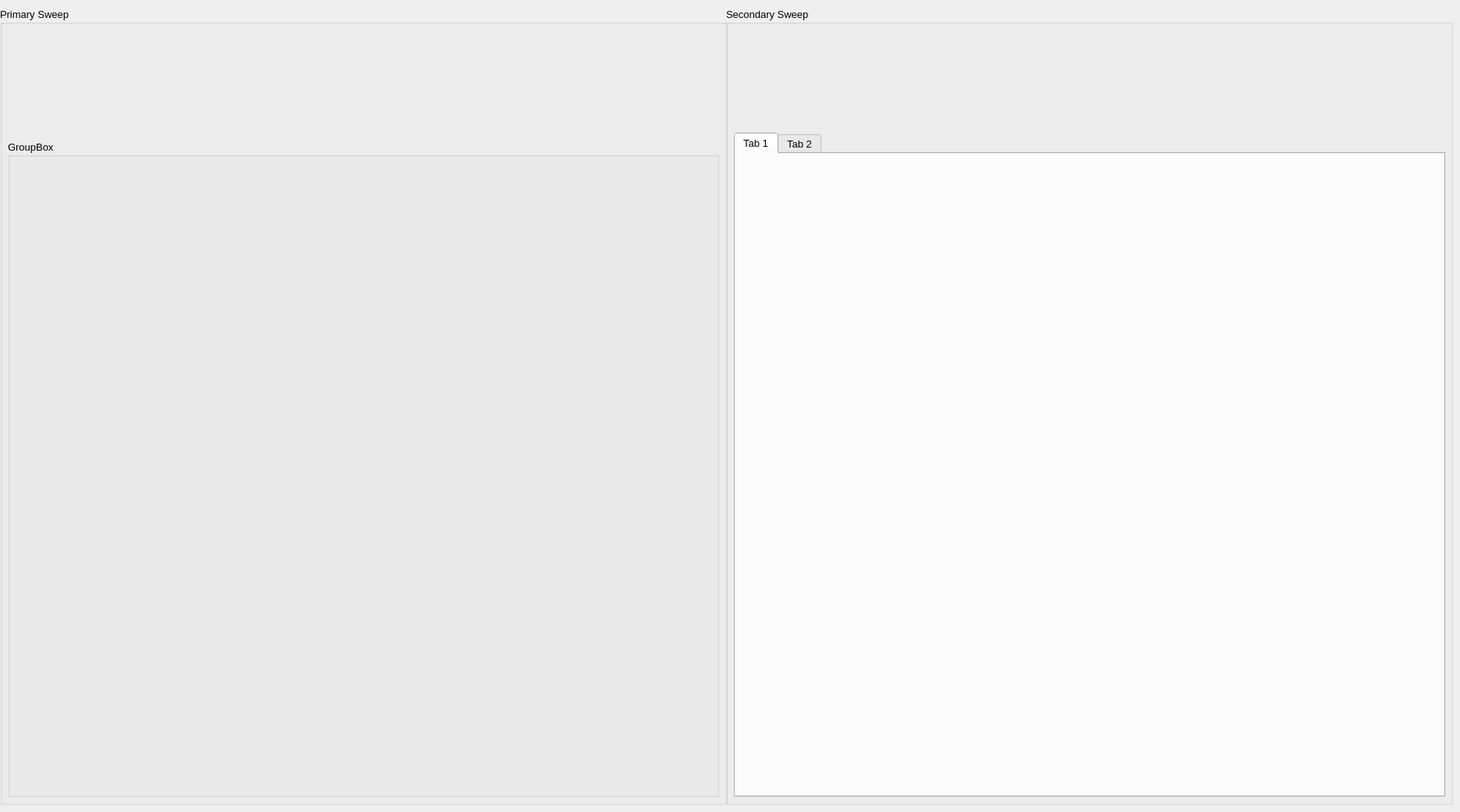
          <widget class="QWidget" name="tab_2">
           <attribute name="title">
            <string>Scan</string>
           </attribute>
           <widget class="QGroupBox" name="groupBox_primary_sweep_2">
            <property name="geometry">
             <rect>
              <x>0</x>
              <y>10</y>
              <width>931</width>
              <height>1021</height>
             </rect>
            </property>
            <property name="font">
             <font>
              <pointsize>10</pointsize>
             </font>
            </property>
            <property name="title">
             <string>Primary Sweep</string>
            </property>
            <widget class="QGroupBox" name="groupBox">
             <property name="geometry">
              <rect>
               <x>10</x>
               <y>170</y>
               <width>911</width>
               <height>841</height>
              </rect>
             </property>
             <property name="title">
              <string>GroupBox</string>
             </property>
            </widget>
           </widget>
           <widget class="QGroupBox" name="groupBox_secondary_sweep_2">
            <property name="geometry">
             <rect>
              <x>930</x>
              <y>10</y>
              <width>931</width>
              <height>1021</height>
             </rect>
            </property>
            <property name="font">
             <font>
              <pointsize>10</pointsize>
             </font>
            </property>
            <property name="title">
             <string>Secondary Sweep</string>
            </property>
            <widget class="QTabWidget" name="tabWidget_2">
             <property name="geometry">
              <rect>
               <x>10</x>
               <y>160</y>
               <width>911</width>
               <height>851</height>
              </rect>
             </property>
             <widget class="QWidget" name="tab_8">
              <attribute name="title">
               <string>Tab 1</string>
              </attribute>
             </widget>
             <widget class="QWidget" name="tab_9">
              <attribute name="title">
               <string>Tab 2</string>
              </attribute>
             </widget>
            </widget>
           </widget>
          </widget>
